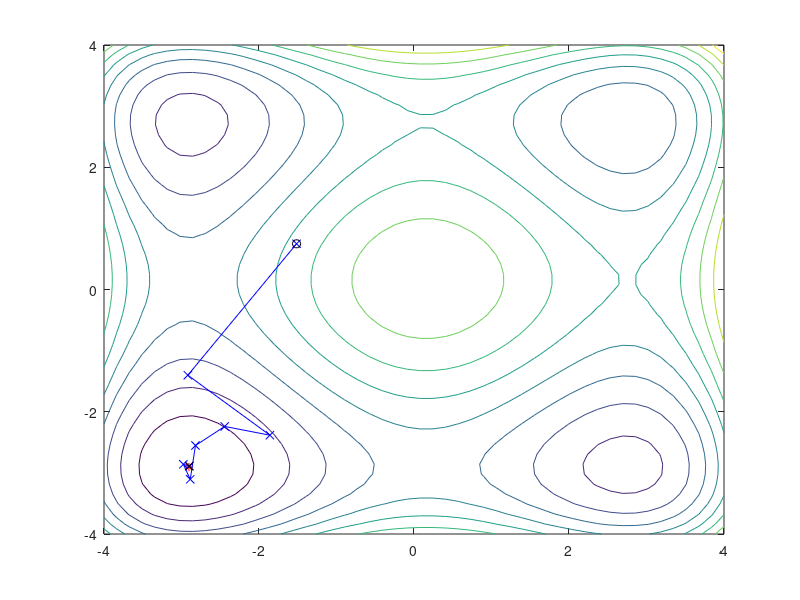

Write MATLAB code to recreate this figure.
% lokalizált véletlen keresés

clear;
clf;
close all;

% a célfüggvény
f = @(x,y) (x.^4-16*x.^2+5*x)/2 + (y.^4-16*y.^2+5*y)/2; 
F = @(v) f(v(1),v(2));

% a domain: 
a1 = -4;
b1 = 4;
a2 = -4;
b2 = 4;


% U: egyenletes az Omega halmazon (ami egy téglalap)
U = @() [a1 + (b1-a1)*rand(); a2 + (b2-a2)*rand()];
inU = @(v) a1<=v(1) && v(1)<=b1 && a2<=v(2) && v(2)<=b2; 
% maxit:
maxit = 5000;

% az összes pont:
t = zeros(2,maxit+1);
% ertekek
Ft = zeros(maxit+1,1);


% init, random kezdőpont
t(:,1)=U();
Ft(1)=F(t(:,1));
k=1;

it=k+1;
while true
  if it>maxit, break; end
  tk=t(:,k);
  Ftk=F(tk);
  d=(abs(tk)+1) .* randn(2,1);
  u=tk+d;
  Fu=F(u);
  if true==inU(u) && Fu<Ftk
    k=k+1;
    t(:,k) = u;
    Ft(k) = Fu;
  end
  it=it+1;
end


[rloc,rval]=fminunc(F,[-3;-3]);
fprintf("rloc=(%.2f,%.2f) rval=%.2f\n",rloc(1),rloc(2),rval);
loc=t(:,k);
val=Ft(k);
fprintf("loc=(%.2f,%.2f) val=%.2f\n",loc(1),loc(2),val);
fprintf("maxit=%d k=%d\n",maxit,k);



% ad-hoc rajzolgatas
dd = linspace(a1,b1,50);
[X,Y]=meshgrid(dd,dd);
Z=f(X,Y);
contour(X,Y,Z);
hold on;
plot(rloc(1),rloc(2),'r*');


plot(t(1,1:k),t(2,1:k),'bx-');
plot(t(1,1),t(2,1),'ko');
plot(loc(1),loc(2),'kx');
